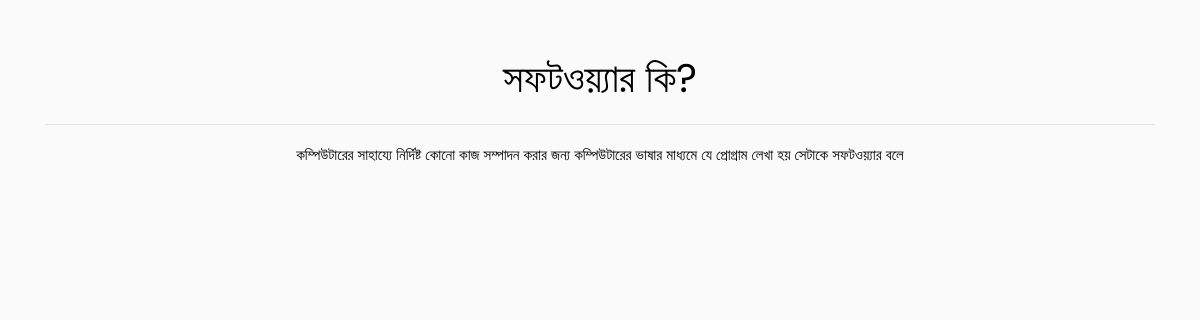
Page /blog/3 on the committed database.
### Blog/models.py (models this page shows, shortened)
class Content(models.Model):
    topic = models.ForeignKey(Topic, on_delete=models.CASCADE)
    subject = models.ForeignKey(Subject, on_delete=models.CASCADE)
    sub_title = models.CharField(max_length=250, blank=False)
    content = models.TextField(max_length=5000, blank=False)
    published_date = models.DateField(auto_now=True)

### Blog/views.py (the view)
# urls.py: path('blog/<int:blog_id>', Blog, name='blog'),
def Blog(request, blog_id):
    try:
        blog = get_object_or_404(Content, id=blog_id)
    except:
        return render(request, 'Blog/Pagenotfound.html')
    context = {
        'Blog': blog
    }
    return render(request, 'Blog/Blog.html', context)

### Blog/templates/Blog/Blog.html
{% extends './base.html' %}
{% block content %}
<div class="container text-center mt-5 ">
    <h1>{{Blog.sub_title}}</h1>
<hr>
<p>{{Blog.content}}</p>
</div>
{% endblock content %}

### rows in the picture
Content: sub_title "সফটওয়্যার কি?", content "কম্পিউটারের সাহায্যে নির্দিষ্ট কোনো কাজ সম্পাদন করার জন্য কম্পিউটারের ভাষার মাধ্যমে যে প্রোগ্রাম লেখা হয় সেটাকে সফটওয়্যার বলে"
